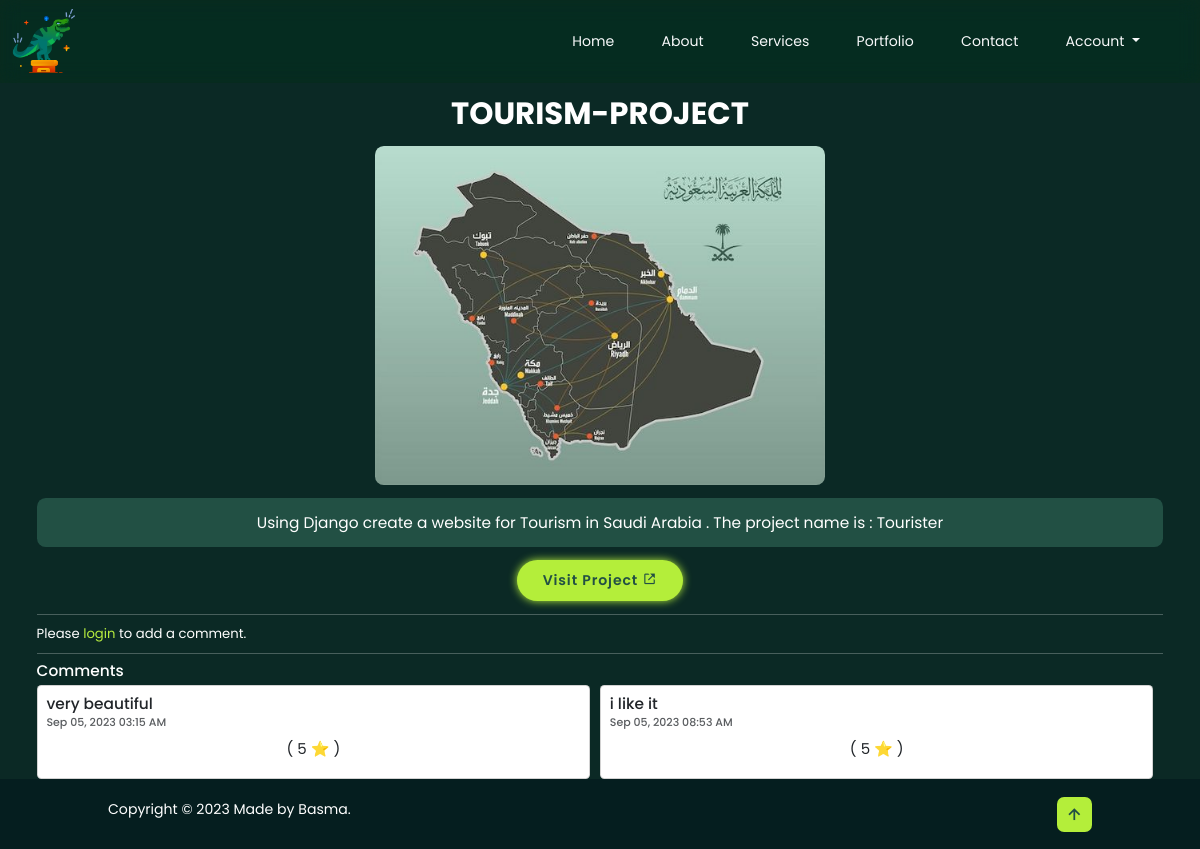
The app's page /projects/28/ with its own data.
### main/models.py (models this page shows, shortened)
class Project(models.Model):
    title = models.CharField(max_length=255)
    image = models.ImageField(upload_to="images/", default="images/default.jpg")
    date_added = models.DateTimeField(auto_now_add=True)
    content = models.TextField()
    link = models.URLField(blank=True)

class Comment(models.Model):
    project = models.ForeignKey(Project, on_delete=models.CASCADE, related_name='comments')
    content = models.TextField()
    date_added = models.DateTimeField(auto_now_add=True)
    name = models.CharField(User, max_length=255)
    rating = models.IntegerField(choices=[(i, i) for i in range(1, 6)])

### main/views.py (the view, shortened to what this page needs)
# urls.py: path('projects/<int:project_id>/', views.project_details, name='project_details'),
def project_details(request, project_id):
    project = Project.objects.get(id=project_id)
    return render(request, 'main/project_details.html', {'project': project})

### main/templates/main/project_details.html (shortened to what this page needs)
{% extends 'main/base.html' %}
{% load static %}
{% block content %}
<h1 class="display-4 fw-bold text-center m-4">{{ project.title }}</h1>
<div style="
    display: flex;
    justify-content: center;
    align-items: center;
">
<img src="{{ project.image.url }}" class="rounded-4" style="width: 40%; height: 40%; " alt="{{ project.title }}">
</div>
<br>
<div class="rounded-4" style="background-color: #225044;">
    <p class="fs-3 text-center p-4">{{ project.content }}</p>
</div>
<div class="card-body m-4 text-center">
    {% if project.link %}
    <a class="btn" href="{{ project.link }}">Visit Project <i class='bx bx-link-external'></i></a>
    {% endif %}
</div>
<hr>
{% if user.is_authenticated %}
<h3>Add Comment ({{ user.username }})</h3>
<form method="POST" style="margin-bottom: 20px;">
    {% csrf_token %}
    <input type="hidden" name="name" value="{{ user.username }}">
    <select class=" my-input" style="font-size: 20px; width: 20%;" name="rating" required>
        <option value="" disabled selected>Rating</option>
        <option value="1">1 star</option>
        <option value="2">2 stars</option>
        <option value="3">3 stars</option>
        <option value="4">4 stars</option>
        <option value="5">5 stars</option>
    </select><br>
    <textarea name="content" class="my-input" style="width: 50%;" placeholder="Comment" required></textarea><br>
    <button class="btn" style="width: 50%;" type="submit">Add Comment</button>
</form>
{% else %}
<div class="fs-4" role="alert">
    Please <a style="text-decoration: none; color: #b7ed3f;" href="{% url 'accounts:login' %}">login</a> to add a comment.
  </div>
{% endif %}
<hr>
<h3>Comments</h3>
<div class="d-flex" style="overflow: scoll!important;">
{% for comment in project.comments.all %}
<div class="card rounded-3" style="width: 600px; margin-right: 10px;">
    <div class="card-body">
      <h3 class="card-title">{{ comment.content }}</h3>
      <h5 class="card-subtitle mb-2 text-body-secondary">{{ comment.date_added|date:"M d, Y h:i A"  }}</h5>
      <div class="d-flex justify-content-around" style="font-size: 15px;">
          <p>( {{ comment.rating }} ⭐ )</p>
      </div>
    </div>
  </div>
{% empty %}
    <p style="font-size: 15px;">No comments yet. ☹️</p>
{% endfor %}
</div>
{% endblock %}

### BasmaSite/static/css/style.css (style rules this page uses)
* { box-sizing: border-box; text-decoration: none; border: none; outline: none; scroll-behavior: smooth; font-family: 'Poppins', sans-serif; }
:root { --bg-color: #0d3607cc; --second-bg-color: #225044; --text-color: #fff; --main-color: #B4EE3A!important; }
html { font-size: 62.5%; overflow-x: hidden; }
body { background-color:var(--bg-color); color: var(--text-color); display: flex; flex-direction: column; min-height: 100vh; }
.btn { display: inline-block; padding: 1rem 2.8rem; background: var(--main-color); border-radius: 4rem; box-shadow: 0 0 1rem var(--main-color); font-size: 1.6rem; color: var(--second-bg-color); letter-spacing: .1rem; font-weight: 600; transition: .5s ease; }
@media (max-width: 1200px) { html { font-size: 55%; } }

### records on screen
Project: title "TOURISM-PROJECT", image (picture), content "Using Django create a website for Tourism in Saudi Arabia . The project name is : Tourister"
Comment: content "very beautiful", date_added "Sep 05, 2023 03:15 AM", rating "5"
Comment: content "i like it", date_added "Sep 05, 2023 08:53 AM", rating "5"
